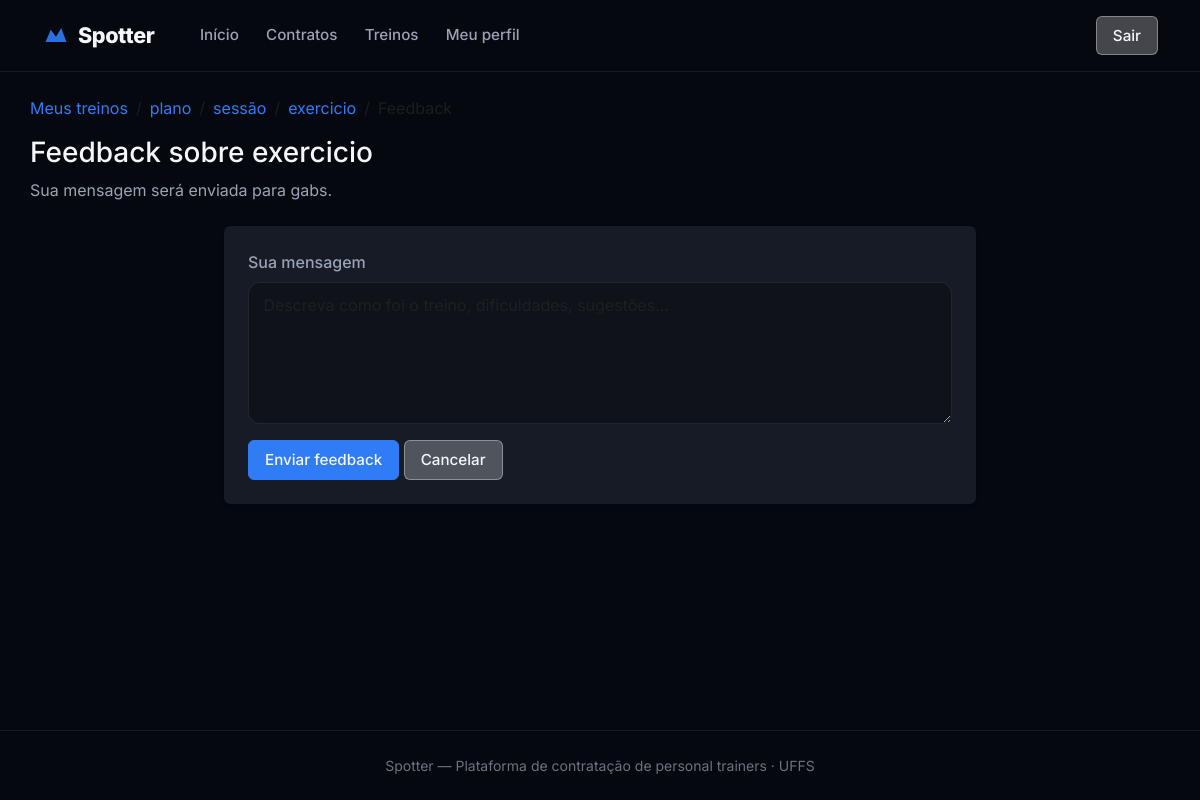
The page /aluno/planos/2/sessoes/4/exercicios/8/feedback/ (signed in) on the database its author committed.
### core/models/plano_treino.py (models this page shows, shortened)
class PlanoTreino(models.Model):
    contrato = models.ForeignKey(
        Contrato,
        on_delete=models.CASCADE,
        related_name="planos",
    )
    codigo = models.PositiveIntegerField(editable=False, default=0)
    nome = models.CharField(max_length=150)
    descricao = models.TextField(blank=True)
    ativo = models.BooleanField(default=True)
    criado_em = models.DateTimeField(auto_now_add=True)
    atualizado_em = models.DateTimeField(auto_now=True)
    objects = PlanoTreinoManager()
    class Meta:
        verbose_name = "Plano de Treino"
        verbose_name_plural = "Planos de Treino"
        ordering = ["-criado_em"]
        unique_together = ("contrato", "codigo")
        app_label = "core"

### core/models/sessao_treino.py (models this page shows, shortened)
class SessaoTreino(models.Model):
    plano = models.ForeignKey(
        PlanoTreino,
        on_delete=models.CASCADE,
        related_name="sessoes",
    )
    codigo = models.PositiveIntegerField(editable=False, default=0)
    nome = models.CharField(max_length=100, help_text="Ex: Treino A – Peito e Tríceps")
    dia_semana = models.CharField(
        max_length=3,
        choices=DIA_SEMANA_CHOICES,
        blank=True,
    )
    ordem = models.PositiveSmallIntegerField(default=1)
    class Meta:
        verbose_name = "Sessão de Treino"
        verbose_name_plural = "Sessões de Treino"
        ordering = ["ordem"]
        unique_together = ("plano", "codigo")
        app_label = "core"

### core/models/exercicio.py (models this page shows, shortened)
class Exercicio(models.Model):
    sessao = models.ForeignKey(
        SessaoTreino,
        on_delete=models.CASCADE,
        related_name="exercicios",
    )
    codigo = models.PositiveIntegerField(editable=False, default=0)
    nome = models.CharField(max_length=150)
    series = models.PositiveSmallIntegerField(
        validators=[MinValueValidator(1)],
        help_text="Número de séries",
    )
    repeticoes = models.PositiveSmallIntegerField(
        validators=[MinValueValidator(1)],
        help_text="Número de repetições por série",
    )
    carga = models.CharField(
        max_length=50,
        blank=True,
        help_text="Ex: 20kg, peso corporal",
    )
    duracao_seg = models.PositiveIntegerField(
        null=True,
        blank=True,
        help_text="Duração em segundos (para exercícios isométricos/cardio)",
    )
    observacoes = models.TextField(blank=True)
    ordem = models.PositiveSmallIntegerField(default=1)
    class Meta:
        verbose_name = "Exercício"
        verbose_name_plural = "Exercícios"
        ordering = ["ordem"]
        unique_together = ("sessao", "codigo")
        app_label = "core"

### core/models/contrato.py (models this page shows, shortened)
class Contrato(models.Model):
    STATUS_PENDENTE = "pendente"
    STATUS_ATIVO = "ativo"
    STATUS_ENCERRADO = "encerrado"
    STATUS_RECUSADO = "recusado"
    STATUS_CHOICES = [
        (STATUS_PENDENTE, "Pendente"),
        (STATUS_ATIVO, "Ativo"),
        (STATUS_ENCERRADO, "Encerrado"),
        (STATUS_RECUSADO, "Recusado"),
    ]
    personal = models.ForeignKey(
        PerfilPersonal,
        on_delete=models.PROTECT,
        related_name="contratos",
    )
    aluno = models.ForeignKey(
        PerfilAluno,
        on_delete=models.PROTECT,
        related_name="contratos",
    )
    codigo = models.PositiveIntegerField(editable=False, default=0)
    status = models.CharField(
        max_length=12,
        choices=STATUS_CHOICES,
        default=STATUS_PENDENTE,
    )
    criado_em = models.DateTimeField(auto_now_add=True)
    aceito_em = models.DateTimeField(null=True, blank=True)
    encerrado_em = models.DateTimeField(null=True, blank=True)
    objects = ContratoManager()
    class Meta:
        verbose_name = "Contrato"
        verbose_name_plural = "Contratos"
        unique_together = ("personal", "aluno", "codigo")
        app_label = "core"

### core/models/perfil_personal.py (models this page shows, shortened)
class PerfilPersonal(models.Model):
    usuario = models.OneToOneField(
        Usuario,
        on_delete=models.CASCADE,
        related_name="perfil_personal",
        limit_choices_to={"tipo": Usuario.PERSONAL},
    )
    cref = models.CharField(max_length=20, unique=True)
    especialidades = models.TextField(
        blank=True,
        help_text="Ex: musculação, funcional, pilates",
    )
    bio = models.TextField(blank=True)
    latitude = models.FloatField(null=True, blank=True)
    longitude = models.FloatField(null=True, blank=True)
    avaliacao_media = models.FloatField(
        default=0.0,
        validators=[MinValueValidator(0.0), MaxValueValidator(5.0)],
    )
    objects = PerfilPersonalManager()
    class Meta:
        verbose_name = "Perfil Personal"
        verbose_name_plural = "Perfis Personal"

### core/models/usuario.py (models this page shows, shortened)
class Usuario(AbstractBaseUser, PermissionsMixin):
    ALUNO = "aluno"
    PERSONAL = "personal"
    ADMIN = "admin"
    TIPO_CHOICES = [
        (ALUNO, "Aluno"),
        (PERSONAL, "Personal Trainer"),
        (ADMIN, "Administrador"),
    ]
    nome = models.CharField(max_length=150)
    email = models.EmailField(unique=True)
    tipo = models.CharField(max_length=10, choices=TIPO_CHOICES, default=ALUNO)
    cidade = models.CharField(max_length=100, blank=True)
    estado = models.CharField(max_length=2, blank=True)
    cep = models.CharField(max_length=9, blank=True)
    is_active = models.BooleanField(default=True)
    is_staff = models.BooleanField(default=False)
    criado_em = models.DateTimeField(auto_now_add=True)
    groups = models.ManyToManyField(
        "auth.Group",
        blank=True,
        related_name="usuario_set",
    )
    user_permissions = models.ManyToManyField(
        "auth.Permission",
        blank=True,
        related_name="usuario_set",
    )
    objects = UsuarioManager()
    USERNAME_FIELD = "email"
    REQUIRED_FIELDS = ["nome"]
    class Meta:
        verbose_name = "Usuário"
        verbose_name_plural = "Usuários"
    @property
    def eh_personal(self):
        return self.tipo == self.PERSONAL
    @property
    def eh_aluno(self):
        return self.tipo == self.ALUNO

### core/views/aluno/avaliacao/feedback_exercicio.py (the view, shortened to what this page needs)
class AlunoFeedbackExercicioView(AlunoRequiredMixin, CreateView):
    model = Feedback
    form_class = FeedbackForm
    template_name = "core/aluno/feedback_exercicio.html"
    def dispatch(self, request, *args, **kwargs):
        self.plano = get_plano_do_aluno(request.user, kwargs["plano_pk"])
        self.sessao = get_sessao_do_aluno(
            request.user,
            kwargs["plano_pk"],
            kwargs["sessao_pk"],
        )
        self.exercicio = get_exercicio_do_aluno(
            request.user,
            kwargs["plano_pk"],
            kwargs["sessao_pk"],
            kwargs["exercicio_pk"],
        )
        return super().dispatch(request, *args, **kwargs)
    def get_context_data(self, **kwargs):
        context = super().get_context_data(**kwargs)
        context.update({
            "plano": self.plano,
            "sessao": self.sessao,
            "exercicio": self.exercicio,
        })
        return context

### core/forms/feedback.py
class FeedbackForm(forms.ModelForm):
    class Meta:
        model = Feedback
        fields = ["mensagem"]
        widgets = {
            "mensagem": forms.Textarea(
                attrs={
                    "class": "form-control",
                    "rows": 5,
                    "placeholder": "Descreva como foi o treino, dificuldades, sugestões…",
                }
            ),
        }
        labels = {
            "mensagem": "Sua mensagem",
        }

### core/mixins.py (called while the page is built)
    def test_func(self):
        if self.tipo_requerido is None:
            return True
        return getattr(self.request.user, "tipo", None) == self.tipo_requerido

### core/models/plano_treino.py (called while the page is built)
    def por_aluno(self, aluno):
        from .usuario import Usuario
        if isinstance(aluno, Usuario):
            return (
                self.filter(contrato__aluno__usuario=aluno)
                .select_related("contrato__personal__usuario", "contrato__aluno__usuario")
                .order_by("-criado_em")
            )
        return (
            self.filter(contrato__aluno=aluno)
            .select_related("contrato__personal__usuario", "contrato__aluno__usuario")
            .order_by("-criado_em")
        )

    def get_queryset(self):
        return PlanoTreinoQuerySet(self.model, using=self._db)

    def por_aluno(self, aluno):
        return self.get_queryset().por_aluno(aluno)

### core/views/aluno/helpers.py (called while the page is built)
def get_plano_do_aluno(user, plano_pk):
    return get_object_or_404(
        PlanoTreino.objects.por_aluno(user).prefetch_related(
            "sessoes__exercicios",
        ),
        pk=plano_pk,
    )

def get_sessao_do_aluno(user, plano_pk, sessao_pk):
    plano = get_plano_do_aluno(user, plano_pk)
    return get_object_or_404(
        plano.sessoes.prefetch_related("exercicios"),
        pk=sessao_pk,
    )

def get_exercicio_do_aluno(user, plano_pk, sessao_pk, exercicio_pk):
    sessao = get_sessao_do_aluno(user, plano_pk, sessao_pk)
    return get_object_or_404(sessao.exercicios.all(), pk=exercicio_pk)

### core/templates/core/aluno/feedback_exercicio.html (shortened to what this page needs)
{% extends "core/base.html" %}
{% block content %}
<div class="container py-4">
    <nav aria-label="breadcrumb" class="mb-3">
        <ol class="breadcrumb">
            <li class="breadcrumb-item">
                <a href="{% url 'core:aluno_planos' %}">Meus treinos</a>
            </li>
            <li class="breadcrumb-item">
                <a href="{% url 'core:aluno_plano_detail' plano.pk %}">{{ plano.nome }}</a>
            </li>
            <li class="breadcrumb-item">
                <a href="{% url 'core:aluno_sessao_detail' plano.pk sessao.pk %}">{{ sessao.nome }}</a>
            </li>
            <li class="breadcrumb-item">
                <a href="{% url 'core:aluno_exercicio_detail' plano.pk sessao.pk exercicio.pk %}">{{ exercicio.nome }}</a>
            </li>
            <li class="breadcrumb-item active" aria-current="page">Feedback</li>
        </ol>
    </nav>
    <h1 class="h3 mb-2">Feedback sobre {{ exercicio.nome }}</h1>
    <p class="text-muted mb-4">
        Sua mensagem será enviada para {{ plano.contrato.personal.usuario.nome }}.
    </p>
    <div class="row justify-content-center">
        <div class="col-md-8">
            <div class="card shadow-sm border-0">
                <div class="card-body p-4">
                    <form method="post">
                        {% for field in form %}
                        <div class="mb-3">
                            <label class="form-label">{{ field.label }}</label>
                            {{ field }}
                        </div>
                        {% endfor %}
                        <button type="submit" class="btn-outline-color btn-outline-blue">Enviar feedback</button>
                        <a href="{% url 'core:aluno_exercicio_detail' plano.pk sessao.pk exercicio.pk %}" class="btn-outline-color btn-outline-white">Cancelar</a>
                    </form>
                </div>
            </div>
        </div>
    </div>
</div>
{% endblock %}

### core/static/core/css/main.css (style rules this page uses)
:root { --bg-body: #06080f; --bg-surface: #0f1219; --bg-elevated: #161b26; --bg-glass: rgba(15, 18, 25, 0.82); --border-subtle: rgba(255, 255, 255, 0.08); --text-primary: #f4f6fb; --text-secondary: #9aa3b5; --text-muted: #6b7280; --accent-blue: #2f7cf6; --accent-blue-hover: #1a6ae8; --accent-blue-light: #5b9cff; --accent-red: #e63946; --bg-white-25: rgba(255, 255, 255, 0.25); --bg-white-35: rgba(255, 255, 255, 0.35); --border-white-35: rgba(255, 255, 255, 0.35); --radius-lg: 1.25rem; --radius-xl: 1.75rem; --nav-height: 72px; --shadow-dock: 0 24px 60px rgba(0, 0, 0, 0.55); }
*, *::before, *::after { box-sizing: border-box; }
body.theme-dark { font-family: 'Inter', system-ui, -apple-system, sans-serif; background: var(--bg-body); color: var(--text-primary); min-height: 100vh; }
a { color: var(--accent-blue); text-decoration: none; }
.theme-dark .form-control, .theme-dark .form-select { background: var(--bg-surface); border: 1px solid var(--border-subtle); color: var(--text-primary); border-radius: 0.75rem; padding: 0.65rem 0.9rem; }
.theme-dark .form-label { color: var(--text-secondary); font-weight: 500; }
.theme-dark .card { background: var(--bg-elevated); border: 1px solid var(--border-subtle); color: var(--text-primary); }
.theme-dark main > .container { padding: 2.5rem 0 4rem; }
.theme-dark .text-muted { color: var(--text-secondary) !important; }

### core/static/core/css/buttons.css (style rules this page uses)
.btn-outline-color { display: inline-block; text-align: center; text-decoration: none; background: transparent; border-radius: 6px; border-width: 1px; border-style: solid; cursor: pointer; transition: background 0.18s, color 0.18s; line-height: 1.4; font-size: 0.95rem; padding: 0.5rem 1rem; font-weight: 500; }
.btn-outline-blue { border-color: var(--accent-blue); color: var(--color-white); background: var(--accent-blue); }
.btn-outline-white { border-color: var(--border-white-35); color: var(--color-white); background: var(--bg-white-25); }

### rows shown on the page
PlanoTreino: nome "plano", contrato.personal.usuario.nome "gabs"
SessaoTreino: nome "sessão"
Exercicio: nome "exercicio"

### other values the page prints
{{ field.label }} "Sua mensagem"
